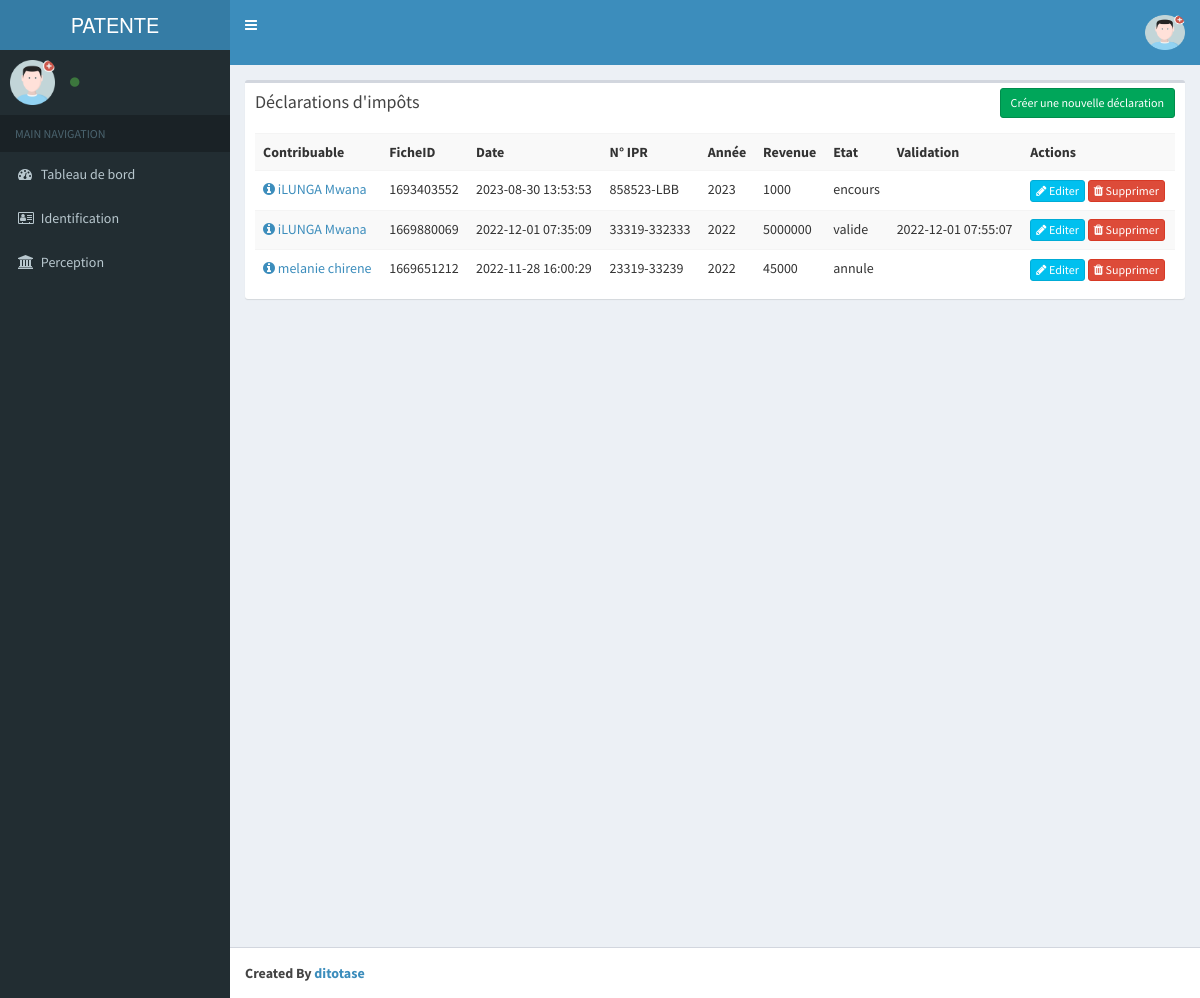
Page /index.php/fiche on the committed database.
### tables this page shows
CREATE TABLE `tb_dgi_fiches` (
  `fiche_id` int NOT NULL,
  `numero_fiche` varchar(75) DEFAULT NULL,
  `date_creation` datetime DEFAULT NULL,
  `date_validation` datetime DEFAULT NULL,
  `client_sid` int DEFAULT NULL,
  `nombre_travailleur` int DEFAULT NULL,
  `periode_declaration` varchar(50) DEFAULT NULL,
  `numero_impot` varchar(50) DEFAULT NULL,
  `annee` int DEFAULT NULL,
  `revenue` double DEFAULT NULL,
  `raison_sociale` varchar(50) DEFAULT NULL,
  `mode_paiement` varchar(50) DEFAULT NULL,
  `statut_declaration` varchar(75) DEFAULT NULL,
  `observation` text
);

CREATE TABLE `tb_dgi_clients` (
  `client_id` int NOT NULL,
  `noms_complet` varchar(75) DEFAULT NULL,
  `telephone` varchar(25) DEFAULT NULL,
  `email` varchar(75) DEFAULT NULL,
  `profession` varchar(75) DEFAULT NULL,
  `adresse` text,
  `client_code` varchar(50) DEFAULT NULL
);

### application/controllers/Fiche.php (called while the page is built, shortened)
<?php
class Fiche extends CI_Controller{
    function __construct()
    {
        $this->load->model('Fiche_model');
    }
    function index()
    {
        $params['limit'] = RECORDS_PER_PAGE;
        $params['offset'] = ($this->input->get('per_page')) ? $this->input->get('per_page') : 0;
        $data['fiches'] = $this->Fiche_model->get_all_fiches($params);
        $data['_view'] = 'fiche/index';
        $this->load->view('layouts/main',$data);
    }
}

### index.php (called while the page is built, shortened)
<?php
require_once BASEPATH.'core/CodeIgniter.php';

### application/models/Fiche_model.php (called while the page is built, shortened)
<?php
class Fiche_model extends CI_Model
{
    function get_all_fiches_count()
    {
        $this->db->from('tb_dgi_fiches');
        return $this->db->count_all_results();
    }
    function get_all_fiches($params = array())
    {
        $this->db->order_by('fiche_id', 'desc');
        if(isset($params) && !empty($params))
        {
            $this->db->limit($params['limit'], $params['offset']);
        }
        $this->db->join('tb_dgi_clients', 'tb_dgi_clients.client_id = tb_dgi_fiches.client_sid');
        return $this->db->get('tb_dgi_fiches')->result_array();
    }
}

### application/views/fiche/index.php (the view, shortened to what this page needs)
<div class="row">
    <div class="col-md-12">
        <div class="box">
            <div class="box-header">
                <h3 class="box-title">Déclarations d'impôts</h3>
            	<div class="box-tools">
                    <a href="<?php echo site_url('fiche/add'); ?>"
                    class="btn btn-success btn-sm">Créer une nouvelle déclaration</a>
                </div>
            </div>
            <div class="box-body table-responsive">
                <table class="table table-sm table-striped">
                    <tr>
                        <th>Contribuable</th>
                        <th>FicheID</th>
						<th>Date</th>
                        <th>N° IPR</th>
						<th>Année</th>
						<th>Revenue</th>
                        <th>Etat</th>
                        <th>Validation</th>
						<th>Actions</th>
                    </tr>
                    <?php foreach($fiches as $t){ ?>
                    <tr>
                        <td>
                            <a href="<?php echo site_url('client/edit/'.$t['client_id']); ?>">
                            <span class="fa fa-info-circle"></span>  <?php echo $t['noms_complet']; ?></a>
                           </td>
						<td><?php echo $t['numero_fiche']; ?></td>
						<td><?php echo $t['date_creation']; ?></td>
						<td><?php echo $t['numero_impot']; ?></td>
						<td><?php echo $t['annee']; ?></td>
                        <td><?php echo $t['revenue']; ?> </td>
						<td><?php echo $t['statut_declaration']; ?></td>
                        <td><?php echo $t['date_validation']; ?></td>
						<td>
                           <a href="<?php echo site_url('fiche/edit/'.$t['fiche_id']); ?>" class="btn btn-info btn-xs">
                           <span class="fa fa-pencil"></span> Editer</a>
                            <a href="<?php echo site_url('fiche/remove/'.$t['fiche_id']); ?>" class="btn btn-danger btn-xs" onclick="return confirm('Voulez-vous vraiment supprimer cette fiche? notez que cette opéation est irreversible') ">
                            <span class="fa fa-trash"></span> Supprimer</a>
                        </td>
                    </tr>
                    <?php } ?>
                </table>
            </div>
        </div>
    </div>
</div>

### application/views/layouts/main.php (shortened to what this page needs)
<!DOCTYPE html>
<html>
    <head>
        <link rel="stylesheet" href="<?php echo site_url('resources/css/bootstrap.min.css');?>">
        <link rel="stylesheet" href="<?php echo site_url('resources/css/font-awesome.min.css');?>">
        <link rel="stylesheet" href="https://cdnjs.cloudflare.com/ajax/libs/ionicons/2.0.1/css/ionicons.min.css">
        <link rel="stylesheet" href="<?php echo site_url('resources/css/bootstrap-datetimepicker.min.css');?>">
        <link rel="stylesheet" href="<?php echo site_url('resources/css/AdminLTE.min.css');?>">
        <link rel="stylesheet" href="<?php echo site_url('resources/css/_all-skins.min.css');?>">
    </head>
    <body class="hold-transition skin-blue sidebar-mini">
        <div class="wrapper">
            <header class="main-header">
                <a href="" class="logo">
                    <span class="logo-lg">PATENTE</span>
                </a>
                <nav class="navbar navbar-static-top">
                    <a href="#" class="sidebar-toggle" data-toggle="offcanvas" role="button">
                    </a>
                    <div class="navbar-custom-menu">
                        <ul class="nav navbar-nav">
                            <li class="dropdown user user-menu">
                                <a href="#" class="dropdown-toggle" data-toggle="dropdown">
                                   <?php if (!empty($this->session->avatar)) { ?>
                                         <img src="<?php echo base_url() . trim($this->session->avatar); ?>" class="img-circle" alt="User Image"
                                         style="border-radius: 10px!important; height: 35px; width: 40px;"/>
                                 <?php } else { ?>
                                  <img src="<?php echo base_url(); ?>global/img/avatars/avatar.png"
                                        alt="Avatar" class="img-circle" style="border-radius: 10px!important; height: 35px; width: 40px;"/>
                                <?php } ?>
                                </a>
                            </li>
                        </ul>
                    </div>
                </nav>
            </header>
            <aside class="main-sidebar">
                <section class="sidebar">
                    <div class="user-panel">
                        <div class="pull-left image">
                            <?php if (!empty($this->session->avatar)) { ?>
                             <img src="<?php echo base_url() . trim($this->session->avatar); ?>"
                                alt="Avatar"
                                   style="border-radius: 10px!important; height: 50px; width: 50px;"/>
                                 <?php } else { ?>
                                  <img src="<?php echo base_url(); ?>global/img/avatars/avatar.png"
                                        alt="Avatar" class="img-circle" style="border-radius: 10px!important;"/>
                                <?php } ?>
                        </div>
                        <div class="pull-left info">
                            <a href="<?= base_url('user/account'); ?>" class="text-capitalize"><i class="fa fa-circle text-success"></i> <?= $this->session->fonction; ?></a>
                        </div>
                    </div>
                    <ul class="sidebar-menu">
                        <li class="header">MAIN NAVIGATION</li>
                        <li>
                            <a href="<?php echo site_url();?>">
                                <i class="fa fa-dashboard"></i> <span>Tableau de bord</span>
                            </a>
                        </li>
						<li>
                            <a href="#">
                                <i class="fa fa-address-card-o"></i> <span>Identification </span>
                            </a>
                        </li>
						<li>
                            <a href="#">
                                <i class="fa fa-bank"></i> <span>Perception</span>
                            </a>
                        </li>
                    </ul>
                </section>
            </aside>
            <div class="content-wrapper">
                <section class="content">
                    <?php
                    if(isset($_view) && $_view)
                        $this->load->view($_view);
                    ?>
                </section>
            </div>
            <footer class="main-footer">
                <strong>Created By <a href="https://ditotase.com/">ditotase</a></strong>
            </footer>
        </div>
    </body>
</html>

### rows in the picture
tb_dgi_fiches: tb_dgi_clients.noms_complet "iLUNGA Mwana", numero_fiche "1693403552", date_creation "2023-08-30 13:53:53", numero_impot "858523-LBB", annee "2023", revenue "1000", statut_declaration "encours"
tb_dgi_fiches: tb_dgi_clients.noms_complet "iLUNGA Mwana", numero_fiche "1669880069", date_creation "2022-12-01 07:35:09", numero_impot "33319-332333", annee "2022", revenue "5000000", statut_declaration "valide", date_validation "2022-12-01 07:55:07"
tb_dgi_fiches: tb_dgi_clients.noms_complet "melanie chirene", numero_fiche "1669651212", date_creation "2022-11-28 16:00:29", numero_impot "23319-33239", annee "2022", revenue "45000", statut_declaration "annule"
